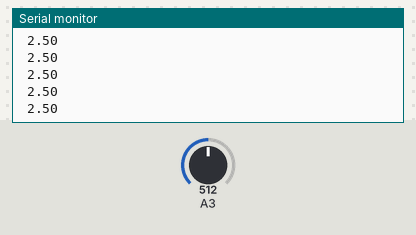
Recording of a sketch running on a simulated Arduino Uno, built with avr-gcc and run on an emulated ATmega328P. Shown: the last lines printed to the serial monitor. Inputs (shaded band) come from the test bench; at power-on: A3 = 512.

Above: at 1.2 s.
1.3 s: A3 set to 716
At 2.2 s:
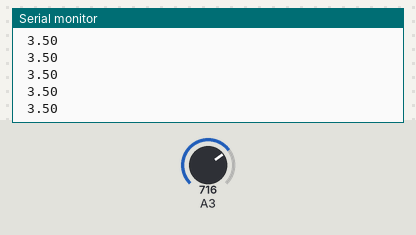
2.8 s: A3 set to 900
At 3.6 s:
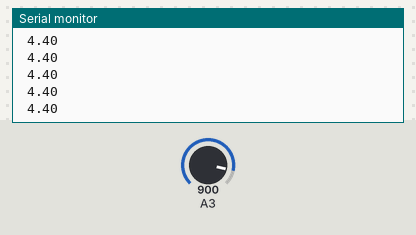
Timing chart, 0 to 5.8 s (numbered marks = the images above; inputs shaded):
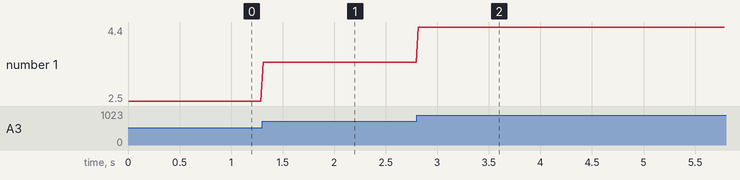

The sketch:

OpAmpExample.ino
```cpp
#include <ValueConverter.h>
#include <OpAmpModule.h>
#include <VoltometerModule.h>
#include <Logger.h>
const int INA = A0;
const int INB = A1;
const int IN_READ = A3;

const int OUT = 9;

const unsigned long DELAY = 19;
const int ANALOG_MAX = 1023;
const int DIGITAL_MAX = 255;
//OpAmpModule opAmp = OpAmpModule(INA, INB, OUT);
VoltometerModule meter = VoltometerModule(IN_READ);

void setup() {
  Serial.begin(9600);
//  opAmp.init();
  meter.init();
  Serial.println("");
}

void loop() {
//  opAmp.tick();
//  opAmp.log();
  Serial.print(" ");
  meter.tick();
  meter.log();

  Serial.println("");
  delay(DELAY);
}
```

Measured:
- after the input at 1.3 s, the serial monitor: prints a new line at once (image 1)
- after the input at 2.8 s, the serial monitor: prints a new line at once (image 2)
- plotted number 1: 2.5 → 3.5 after the input at 1.3 s, 3.5 → 4.4 after the input at 2.8 s
